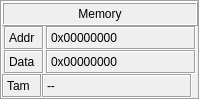
          <widget class="QFrame" name="D_memFrame">
           <property name="frameShape">
            <enum>QFrame::Box</enum>
           </property>
           <property name="frameShadow">
            <enum>QFrame::Sunken</enum>
           </property>
           <layout class="QGridLayout" name="gridLayout_16">
            <property name="leftMargin">
             <number>0</number>
            </property>
            <property name="topMargin">
             <number>0</number>
            </property>
            <property name="rightMargin">
             <number>0</number>
            </property>
            <property name="bottomMargin">
             <number>0</number>
            </property>
            <property name="spacing">
             <number>0</number>
            </property>
            <item row="0" column="0" colspan="2">
             <widget class="QLabel" name="Memory">
              <property name="sizePolicy">
               <sizepolicy hsizetype="MinimumExpanding" vsizetype="Preferred">
                <horstretch>0</horstretch>
                <verstretch>0</verstretch>
               </sizepolicy>
              </property>
              <property name="frameShape">
               <enum>QFrame::Box</enum>
              </property>
              <property name="frameShadow">
               <enum>QFrame::Raised</enum>
              </property>
              <property name="text">
               <string>Memory</string>
              </property>
              <property name="alignment">
               <set>Qt::AlignCenter</set>
              </property>
             </widget>
            </item>
            <item row="1" column="0" colspan="2">
             <layout class="QHBoxLayout" name="horizontalLayout_17">
              <item>
               <widget class="QLabel" name="Mem_addr_lbl">
                <property name="sizePolicy">
                 <sizepolicy hsizetype="Fixed" vsizetype="Preferred">
                  <horstretch>0</horstretch>
                  <verstretch>0</verstretch>
                 </sizepolicy>
                </property>
                <property name="minimumSize">
                 <size>
                  <width>40</width>
                  <height>0</height>
                 </size>
                </property>
                <property name="maximumSize">
                 <size>
                  <width>40</width>
                  <height>16777215</height>
                 </size>
                </property>
                <property name="autoFillBackground">
                 <bool>false</bool>
                </property>
                <property name="frameShape">
                 <enum>QFrame::Box</enum>
                </property>
                <property name="frameShadow">
                 <enum>QFrame::Sunken</enum>
                </property>
                <property name="lineWidth">
                 <number>1</number>
                </property>
                <property name="text">
                 <string>Addr</string>
                </property>
               </widget>
              </item>
              <item>
               <widget class="QLabel" name="Mem_addr_val">
                <property name="sizePolicy">
                 <sizepolicy hsizetype="MinimumExpanding" vsizetype="Preferred">
                  <horstretch>0</horstretch>
                  <verstretch>0</verstretch>
                 </sizepolicy>
                </property>
                <property name="minimumSize">
                 <size>
                  <width>60</width>
                  <height>0</height>
                 </size>
                </property>
                <property name="maximumSize">
                 <size>
                  <width>150</width>
                  <height>16777215</height>
                 </size>
                </property>
                <property name="autoFillBackground">
                 <bool>false</bool>
                </property>
                <property name="frameShape">
                 <enum>QFrame::Box</enum>
                </property>
                <property name="frameShadow">
                 <enum>QFrame::Sunken</enum>
                </property>
                <property name="lineWidth">
                 <number>1</number>
                </property>
                <property name="text">
                 <string>0x00000000</string>
                </property>
               </widget>
              </item>
             </layout>
            </item>
            <item row="2" column="0" colspan="2">
             <layout class="QHBoxLayout" name="horizontalLayout_18">
              <item>
               <widget class="QLabel" name="Mem_data_lbl">
                <property name="sizePolicy">
                 <sizepolicy hsizetype="Fixed" vsizetype="Preferred">
                  <horstretch>0</horstretch>
                  <verstretch>0</verstretch>
                 </sizepolicy>
                </property>
                <property name="minimumSize">
                 <size>
                  <width>40</width>
                  <height>0</height>
                 </size>
                </property>
                <property name="maximumSize">
                 <size>
                  <width>40</width>
                  <height>16777215</height>
                 </size>
                </property>
                <property name="autoFillBackground">
                 <bool>false</bool>
                </property>
                <property name="frameShape">
                 <enum>QFrame::Box</enum>
                </property>
                <property name="frameShadow">
                 <enum>QFrame::Sunken</enum>
                </property>
                <property name="lineWidth">
                 <number>1</number>
                </property>
                <property name="text">
                 <string>Data</string>
                </property>
               </widget>
              </item>
              <item>
               <widget class="QLabel" name="Mem_data_val">
                <property name="sizePolicy">
                 <sizepolicy hsizetype="MinimumExpanding" vsizetype="Preferred">
                  <horstretch>0</horstretch>
                  <verstretch>0</verstretch>
                 </sizepolicy>
                </property>
                <property name="minimumSize">
                 <size>
                  <width>60</width>
                  <height>0</height>
                 </size>
                </property>
                <property name="maximumSize">
                 <size>
                  <width>150</width>
                  <height>16777215</height>
                 </size>
                </property>
                <property name="autoFillBackground">
                 <bool>false</bool>
                </property>
                <property name="frameShape">
                 <enum>QFrame::Box</enum>
                </property>
                <property name="frameShadow">
                 <enum>QFrame::Sunken</enum>
                </property>
                <property name="lineWidth">
                 <number>1</number>
                </property>
                <property name="text">
                 <string>0x00000000</string>
                </property>
               </widget>
              </item>
             </layout>
            </item>
            <item row="3" column="0">
             <layout class="QHBoxLayout" name="horizontalLayout_19">
              <item>
               <widget class="QLabel" name="Mem_tam_lbl">
                <property name="sizePolicy">
                 <sizepolicy hsizetype="Fixed" vsizetype="Preferred">
                  <horstretch>0</horstretch>
                  <verstretch>0</verstretch>
                 </sizepolicy>
                </property>
                <property name="minimumSize">
                 <size>
                  <width>40</width>
                  <height>0</height>
                 </size>
                </property>
                <property name="maximumSize">
                 <size>
                  <width>40</width>
                  <height>16777215</height>
                 </size>
                </property>
                <property name="autoFillBackground">
                 <bool>false</bool>
                </property>
                <property name="frameShape">
                 <enum>QFrame::Box</enum>
                </property>
                <property name="frameShadow">
                 <enum>QFrame::Sunken</enum>
                </property>
                <property name="lineWidth">
                 <number>1</number>
                </property>
                <property name="text">
                 <string>Tam</string>
                </property>
               </widget>
              </item>
              <item>
               <widget class="QLabel" name="Mem_tam_txt">
                <property name="sizePolicy">
                 <sizepolicy hsizetype="MinimumExpanding" vsizetype="Preferred">
                  <horstretch>0</horstretch>
                  <verstretch>0</verstretch>
                 </sizepolicy>
                </property>
                <property name="minimumSize">
                 <size>
                  <width>60</width>
                  <height>0</height>
                 </size>
                </property>
                <property name="maximumSize">
                 <size>
                  <width>150</width>
                  <height>16777215</height>
                 </size>
                </property>
                <property name="autoFillBackground">
                 <bool>false</bool>
                </property>
                <property name="frameShape">
                 <enum>QFrame::Box</enum>
                </property>
                <property name="frameShadow">
                 <enum>QFrame::Sunken</enum>
                </property>
                <property name="lineWidth">
                 <number>1</number>
                </property>
                <property name="text">
                 <string>--</string>
                </property>
               </widget>
              </item>
             </layout>
            </item>
           </layout>
          </widget>
